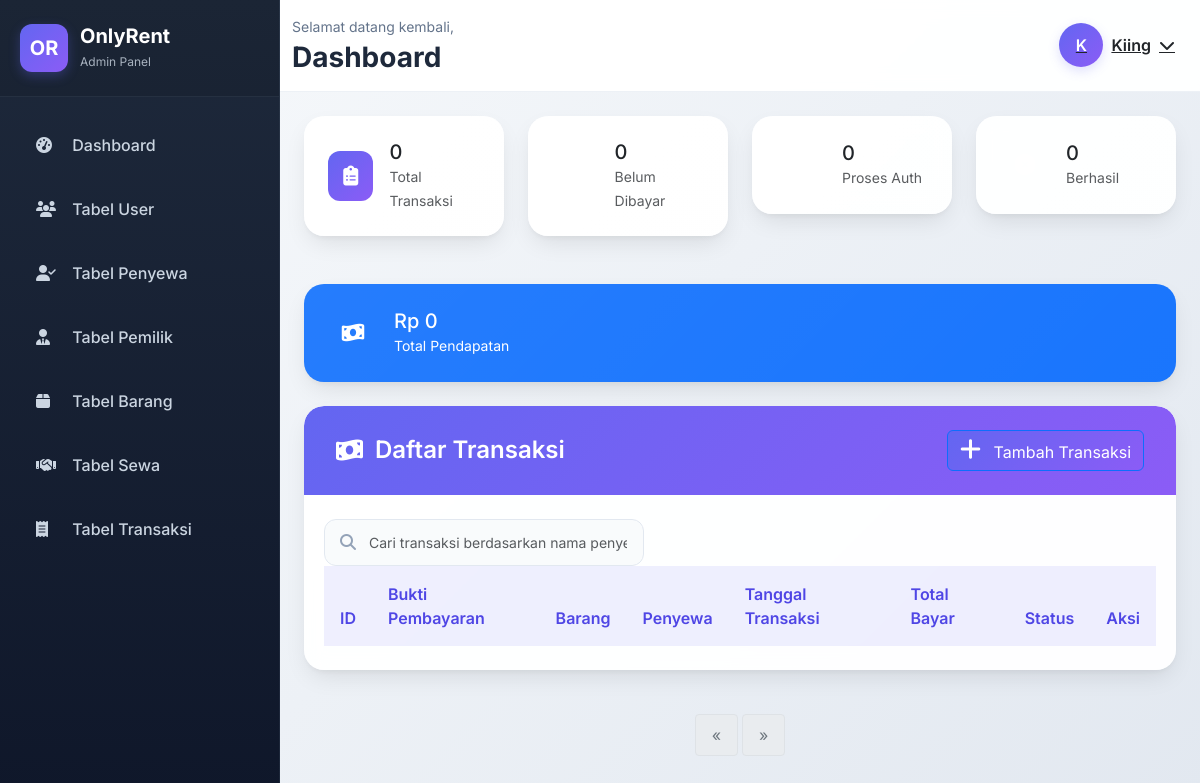
The app's page /views/admin/tabel_transaksi.php (signed in), older data.
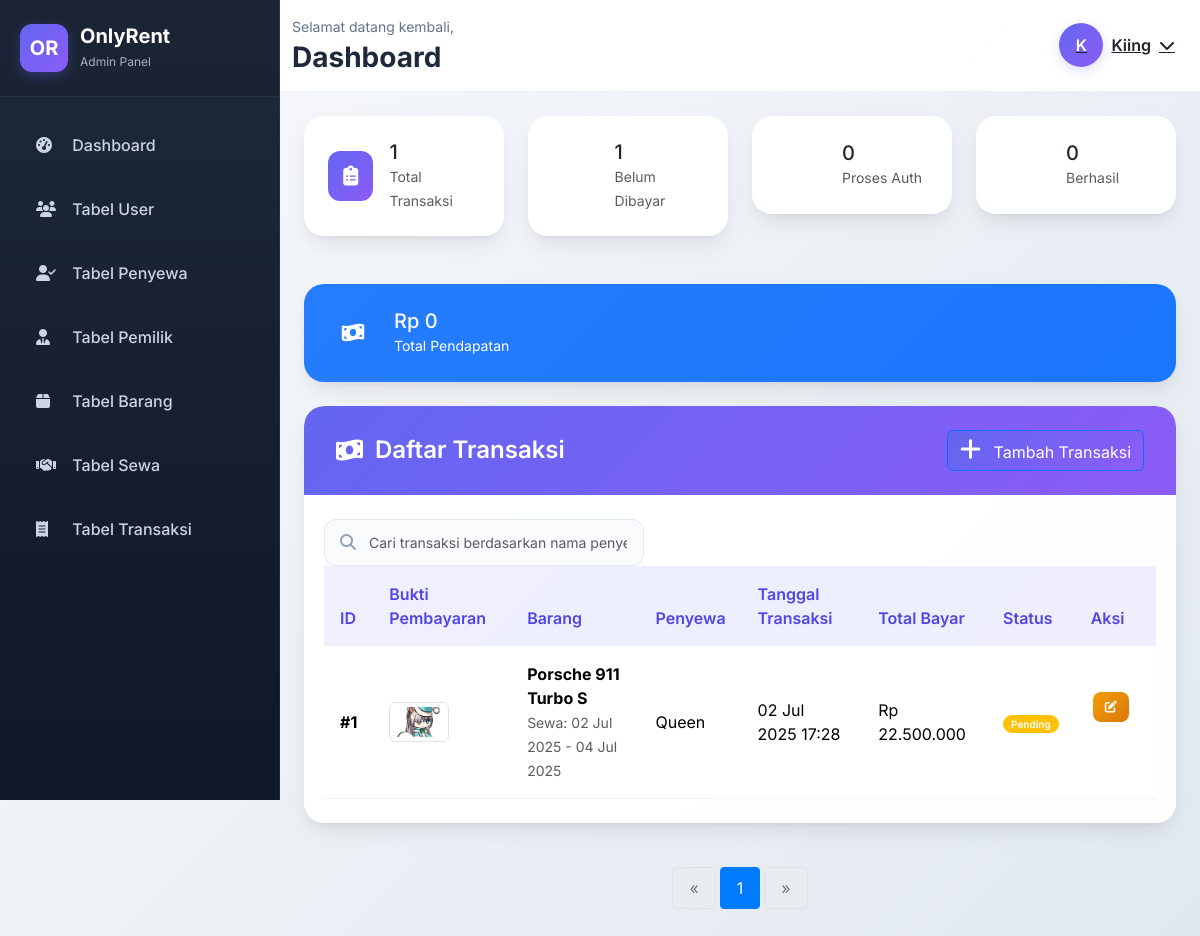
The same page, newer data.
### tables this page shows
CREATE TABLE `transaksi` (
  `id_transaksi` int(11) NOT NULL,
  `id_sewa` int(11) NOT NULL,
  `jumlah` int(11) NOT NULL,
  `tanggal` datetime NOT NULL,
  `totalBayar` int(12) NOT NULL,
  `gambar` longtext NOT NULL CHECK (json_valid(`gambar`)),
  `status` int(1) NOT NULL
);

CREATE TABLE `barang` (
  `id_barang` int(11) NOT NULL,
  `id_pemilik` int(11) NOT NULL,
  `nama_barang` varchar(100) NOT NULL,
  `gambar` longtext NOT NULL CHECK (json_valid(`gambar`)),
  `deskripsi` text NOT NULL,
  `harga_sewa` varchar(10) NOT NULL,
  `status` int(1) NOT NULL
);

CREATE TABLE `sewa` (
  `id_sewa` int(11) NOT NULL,
  `id_barang` int(11) NOT NULL,
  `id_penyewa` int(11) NOT NULL,
  `tanggalSewa` datetime NOT NULL,
  `tanggalKembali` datetime NOT NULL,
  `totalBayar` int(12) NOT NULL,
  `status` int(1) NOT NULL,
  `created_at` timestamp NOT NULL DEFAULT current_timestamp(),
  `updated_at` timestamp NOT NULL DEFAULT current_timestamp() ON UPDATE current_timestamp()
);

CREATE TABLE `penyewa` (
  `id_penyewa` int(11) NOT NULL,
  `nama` varchar(100) NOT NULL,
  `alamat` text NOT NULL,
  `no_telp` varchar(25) NOT NULL,
  `id_pengguna` int(1) NOT NULL
);

### views/admin/tabel_transaksi.php (the view, shortened to what the rows shown need)
<?php
    $conn = getDBConnection();
    $transaksi = [];
    $total_transaksi = 0;
    $total_query = "SELECT COUNT(*) as total FROM transaksi";
    $total_result = $conn->query($total_query);
    if ($total_result) {
        $total_row = $total_result->fetch_assoc();
        $total_transaksi = $total_row['total'];
    }
    $per_page = 10;
    $total_pages = ceil($total_transaksi / $per_page);
    $current_page = isset($_GET['page']) ? max(1, min($total_pages, (int)$_GET['page'])) : 1;
    $offset = ($current_page - 1) * $per_page;
    $query = "SELECT t.*,
                     s.id_barang,
                     s.id_penyewa,
                     s.tanggalSewa,
                     s.tanggalKembali,
                     b.nama_barang,
                     p.nama as nama_penyewa,
                     pb.nama as nama_pemilik
              FROM transaksi t
              JOIN sewa s ON t.id_sewa = s.id_sewa
              JOIN barang b ON s.id_barang = b.id_barang
              JOIN penyewa p ON s.id_penyewa = p.id_penyewa
              JOIN pemilik_barang pb ON b.id_pemilik = pb.id_pemilik
              ORDER BY t.tanggal DESC
              LIMIT $per_page OFFSET $offset";
    $result = $conn->query($query);
    if ($result && $result->num_rows > 0) {
        while ($row = $result->fetch_assoc()) {
            $images = json_decode($row['gambar']);
            $firstImage = '';
            if (json_last_error() === JSON_ERROR_NONE && is_array($images) && count($images) > 0) {
                $firstImage = $images[0];
            } elseif (!empty($row['gambar'])) {
                $firstImage = $row['gambar'];
            }
            $row['first_image'] = $firstImage;
            $transaksi[] = $row;
        }
    }
?>
<!DOCTYPE html>
<html lang="id">
<head>
    <link href="https://cdn.jsdelivr.net/npm/bootstrap@5.3.3/dist/css/bootstrap.min.css" rel="stylesheet">
    <link href="https://cdnjs.cloudflare.com/ajax/libs/font-awesome/6.4.0/css/all.min.css" rel="stylesheet">
    <link href="https://cdn.datatables.net/1.13.6/css/dataTables.bootstrap5.min.css" rel="stylesheet">
    <link rel="stylesheet" href="../../assets/css/admin/index.css">
</head>
<body>
    <div class="main-content">
        <div class="content-wrapper">
            <div class="row animate-fade-in">
                <div class="col-12">
                    <div class="card table-card">
                        <div class="card-body">
                            <div class="table-responsive">
                                <table class="table" id="transaksiTable">
                                    <thead>
                                        <tr>
                                            <th>ID</th>
                                            <th>Bukti Pembayaran</th>
                                            <th>Barang</th>
                                            <th>Penyewa</th>
                                            <th>Tanggal Transaksi</th>
                                            <th>Total Bayar</th>
                                            <th>Status</th>
                                            <th>Aksi</th>
                                        </tr>
                                    </thead>
                                    <tbody>
                                        <?php foreach ($transaksi as $item): ?>
                                        <tr>
                                            <td><strong>#<?php echo $item['id_transaksi']; ?></strong></td>
                                            <td>
                                                <?php if (!empty($item['first_image'])): ?>
                                                    <img src="/assets/images/transaksi/<?php echo htmlspecialchars($item['first_image']); ?>?v=<?php echo time(); ?>"
                                                        alt="Bukti Pembayaran"
                                                        class="img-thumbnail"
                                                        style="width: 60px; height: 40px; object-fit: cover; cursor: pointer;"
                                                        onclick="viewImage('/assets/images/transaksi/<?php echo htmlspecialchars($item['first_image']); ?>')">
                                                <?php endif; ?>
                                            </td>
                                            <td>
                                                <div>
                                                    <strong><?php echo htmlspecialchars($item['nama_barang']); ?></strong><br>
                                                    <small class="text-muted">
                                                        Sewa: <?php echo date('d M Y', strtotime($item['tanggalSewa'])); ?> -
                                                        <?php echo date('d M Y', strtotime($item['tanggalKembali'])); ?>
                                                    </small>
                                                </div>
                                            </td>
                                            <td><?php echo htmlspecialchars($item['nama_penyewa']); ?></td>
                                            <td><?php echo date('d M Y H:i', strtotime($item['tanggal'])); ?></td>
                                            <td>Rp <?php echo number_format($item['totalBayar'], 0, ',', '.'); ?></td>
                                            <td>
                                                <?php if ($item['status'] == 0): ?>
                                                    <span class="badge bg-warning">Pending</span>
                                                <?php elseif ($item['status'] == 1): ?>
                                                    <span class="badge bg-success">Sukses</span>
                                                <?php else: ?>
                                                    <span class="badge bg-danger">Gagal</span>
                                                <?php endif; ?>
                                            </td>
                                            <td>
                                                <a href="edit_transaksi.php?id=<?php echo $item['id_transaksi']; ?>" class="btn btn-action btn-edit" title="Edit Transaksi">
                                                    <i class="fas fa-edit"></i>
                                                </a>
                                                <button class="btn btn-action btn-status" title="Ubah Status" onclick="changeStatus(<?php echo $item['id_transaksi']; ?>, <?php echo $item['status']; ?>)">
                                                    <i class="fas fa-sync-alt"></i>
                                                </button>
                                            </td>
                                        </tr>
                                        <?php endforeach; ?>
                                    </tbody>
                                </table>
                            </div>
                        </div>
                    </div>
                </div>
            </div>
        </div>
    </div>
</body>
</html>

Row changes from the older to the newer data that the page shows:
added transaksi: id_transaksi "1", barang.nama_barang "Porsche 911 Turbo S", id_sewa.tanggalSewa "02 Jul 2025", id_sewa.tanggalKembali "04 Jul 2025", penyewa.nama "Queen", tanggal "02 Jul 2025 17:28", totalBayar "22.500.000", status "Pending"
Text that changed along with them:
$total_transaksi: "0" → "1"
$pending_count: "0" → "1"
new list line: "1"
